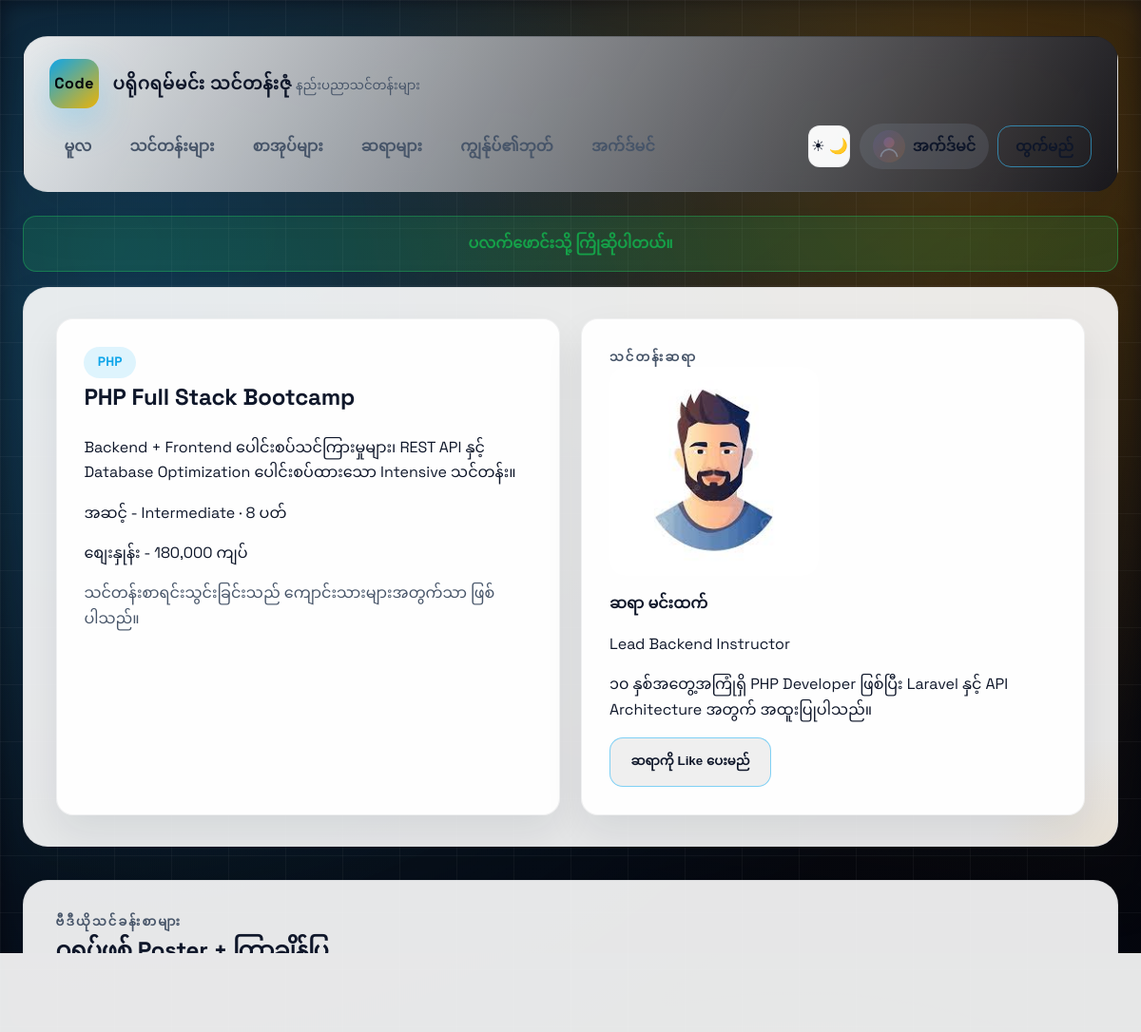
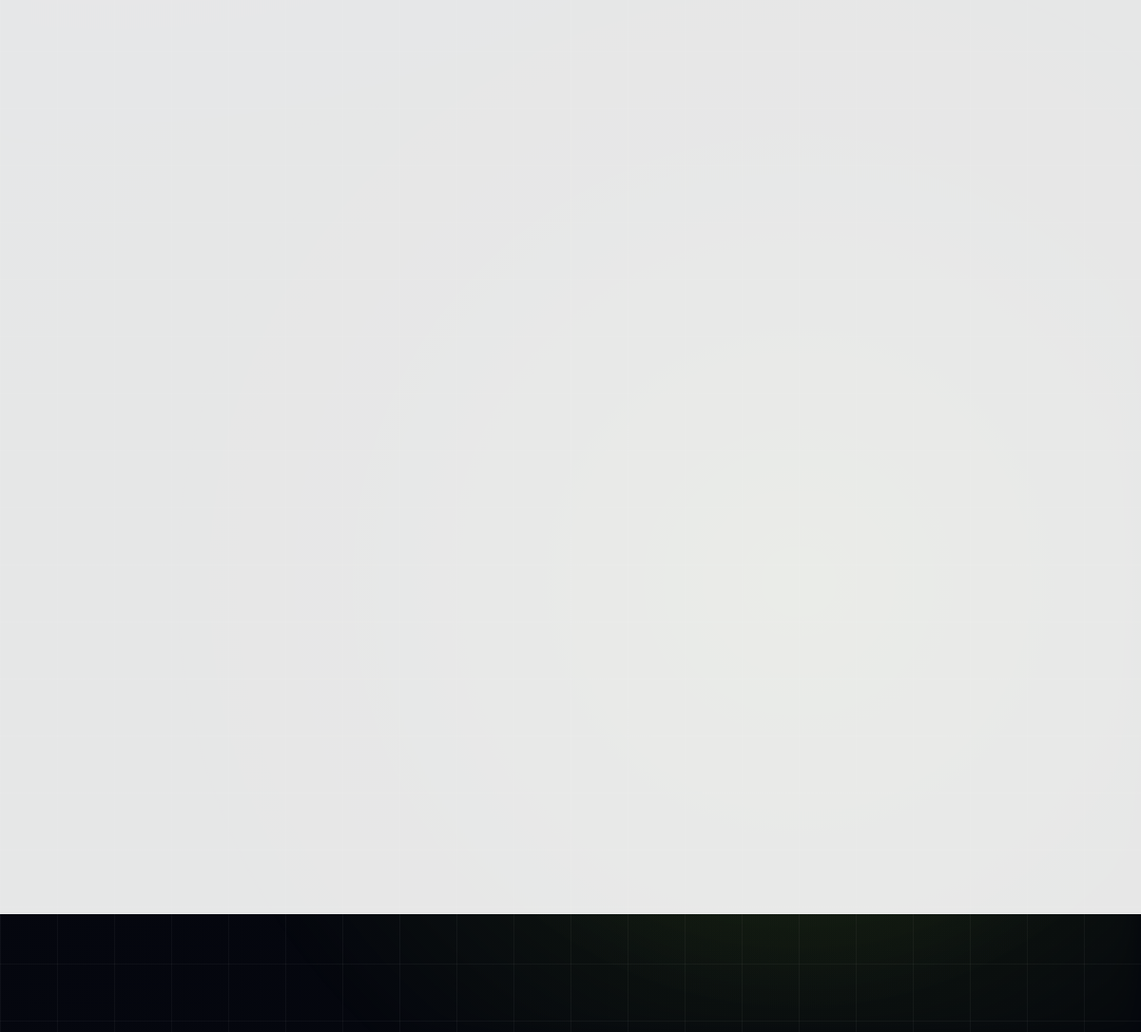
The app's page /course.php?id=1 (signed in) with its own data (2 pictures, top to bottom).
### tables this page shows
CREATE TABLE IF NOT EXISTS users (
    id INT AUTO_INCREMENT PRIMARY KEY,
    name VARCHAR(120) NOT NULL,
    email VARCHAR(160) NOT NULL UNIQUE,
    password_hash VARCHAR(255) NOT NULL,
    avatar_path VARCHAR(255) DEFAULT NULL,
    role ENUM('student', 'instructor', 'admin') NOT NULL DEFAULT 'student',
    created_at TIMESTAMP DEFAULT CURRENT_TIMESTAMP
);

CREATE TABLE IF NOT EXISTS courses (
    id INT AUTO_INCREMENT PRIMARY KEY,
    instructor_id INT NULL,
    language VARCHAR(80) NOT NULL,
    title VARCHAR(180) NOT NULL,
    description TEXT,
    level VARCHAR(50) DEFAULT 'Beginner',
    duration_weeks INT DEFAULT 6,
    price INT DEFAULT 0,
    created_at TIMESTAMP DEFAULT CURRENT_TIMESTAMP,
    FOREIGN KEY (instructor_id) REFERENCES instructors(id) ON DELETE SET NULL
);

CREATE TABLE IF NOT EXISTS instructors (
    id INT AUTO_INCREMENT PRIMARY KEY,
    user_id INT NULL,
    display_name VARCHAR(150) NOT NULL,
    primary_language VARCHAR(80) NOT NULL,
    title VARCHAR(160),
    bio TEXT,
    annual_income INT DEFAULT 0,
    photo_url VARCHAR(255),
    created_at TIMESTAMP DEFAULT CURRENT_TIMESTAMP,
    FOREIGN KEY (user_id) REFERENCES users(id) ON DELETE SET NULL
);

### includes/functions.php (called while the page is built, shortened)
<?php
function current_user(PDO $pdo): ?array
{
    static $cachedUser = null;
    if ($cachedUser && $cachedUser['id'] === $_SESSION['user_id']) {
        return $cachedUser;
    }
    $stmt = $pdo->prepare('SELECT * FROM users WHERE id = ? LIMIT 1');
    $stmt->execute([$_SESSION['user_id']]);
    $cachedUser = $stmt->fetch() ?: null;
    return $cachedUser;
}
function is_admin(PDO $pdo): bool
{
    $user = current_user($pdo);
    return $user && $user['role'] === 'admin';
}
function is_student(PDO $pdo): bool
{
    $user = current_user($pdo);
    return $user && $user['role'] === 'student';
}
function avatar_url(?array $user): string
{
    return 'assets/images/avatar-placeholder.svg';
}
function h(string $text): string
{
    return htmlspecialchars($text, ENT_QUOTES, 'UTF-8');
}
function get_flash(string $key): ?string
{
    if (!empty($_SESSION['flash'][$key])) {
        $message = $_SESSION['flash'][$key];
        return $message;
    }
    return null;
}
function format_currency(int $amount): string
{
    return number_format($amount, 0, '.', ',') . ' ကျပ်';
}

### course.php (the view, shortened to what this page needs)
<?php
require __DIR__ . '/includes/functions.php';
$courseId = (int)($_GET['id'] ?? 0);
$courseStmt = $pdo->prepare('
    SELECT c.*, i.display_name, i.title AS instructor_title, i.bio, i.photo_url, u.avatar_path
    FROM courses c
    LEFT JOIN instructors i ON c.instructor_id = i.id
    LEFT JOIN users u ON u.id = i.user_id
    WHERE c.id = ?
');
$courseStmt->execute([$courseId]);
$course = $courseStmt->fetch();
$currentUser = current_user($pdo);
$enrollment = null;
$payment = null;
if ($currentUser) {
    $enrollStmt = $pdo->prepare('SELECT * FROM enrollments WHERE course_id = ? AND user_id = ? LIMIT 1');
    $enrollStmt->execute([$courseId, $currentUser['id']]);
    $enrollment = $enrollStmt->fetch();
}
require __DIR__ . '/partials/header.php';
?>
<section class="section">
    <div class="two-column">
        <div class="box reveal">
            <span class="tag"><?= h($course['language']); ?></span>
            <h1><?= h($course['title']); ?></h1>
            <p><?= nl2br(h($course['description'])); ?></p>
            <p>အဆင့် - <?= h($course['level']); ?> · <?= h($course['duration_weeks']); ?> ပတ်</p>
            <p>စျေးနှုန်း - <?= format_currency((int) $course['price']); ?></p>
                <?php if ($currentUser): ?>
                    <?php if ($enrollment && $enrollment['status'] === 'approved'): ?>
                        <p>သင်တန်းအခြေအနေ -
                            <span class="status-pill status-<?= h($enrollment['status']); ?>">
                                <?= h(enrollment_label($enrollment['status'])); ?>
                            </span>
                        </p>
                        <?php if ($payment): ?>
                            <div class="payment-summary">
                                <div>
                                    <small class="muted-text">ငွေပေးချေမှု</small>
                                    <p><strong><?= h($payment['account_name']); ?></strong> · <?= h($payment['account_number']); ?></p>
                                    <p class="muted-text">နောက်ဆုံး၆လုံး - <?= h($payment['transaction_last6']); ?></p>
                                </div>
                                <div class="slip-preview">
                                    <img src="<?= h($payment['slip_path']); ?>" alt="Payment slip">
                                </div>
                            </div>
                        <?php endif; ?>
                    <?php else: ?>
                        <p class="muted-text">သင်တန်းစာရင်းသွင်းခြင်းသည် ကျောင်းသားများအတွက်သာ ဖြစ်ပါသည်။</p>
                    <?php endif; ?>
                <?php else: ?>
                    <p>လောလောဆယ် ဗီဒီယို ၂ ခုသာ ကြည့်ရှုနိုင်ပါသေးသည်။ <a href="register.php">စာရင်းသွင်းပါ</a></p>
                <?php endif; ?>
        </div>
        <div class="box reveal">
            <div class="eyebrow">သင်တန်းဆရာ</div>
            <?php
            $instructorPhoto = $course['avatar_path'] ?: ($course['photo_url'] ?? '');
            ?>
            <?php if (!empty($instructorPhoto)): ?>
                <img src="<?= h($instructorPhoto); ?>" alt="<?= h($course['display_name'] ?? 'Instructor'); ?>" style="width:100%;max-width:220px;border-radius:1rem;object-fit:cover;">
            <?php endif; ?>
            <p><strong><?= h($course['display_name'] ?? 'မသတ်မှတ်ရ'); ?></strong></p>
            <p><?= h($course['instructor_title'] ?? 'Senior Instructor'); ?></p>
            <p><?= nl2br(h($course['bio'] ?? 'အချက်အလက်များကို အက်ဒ်မင်မှ ထည့်ပါ။')); ?></p>
            <?php if ($currentUser && $course['instructor_id']): ?>
                <form method="post" action="actions/like_instructor.php">
                    <button class="btn-ghost" type="submit">ဆရာကို Like ပေးမည်</button>
                </form>
            <?php else: ?>
                <p>ဆရာ၏ ပရိုဖိုင်ကို <a href="instructors.php">ဒီနေရာ</a>တွင်ကြည့်ပါ။</p>
            <?php endif; ?>
        </div>
    </div>
</section>
<section class="section">
    <div class="eyebrow">ဗီဒီယိုသင်ခန်းစာများ</div>
    <h2>ဂရပ်ဖစ် Poster + ကြာချိန်ပြ</h2>
    <div class="cards">
    </div>
</section>
<?php require __DIR__ . '/partials/footer.php'; ?>

### partials/header.php (shortened to what this page needs)
<?php
require_once __DIR__ . '/../includes/functions.php';
$currentUser = current_user($pdo);
$flashSuccess = get_flash('success');
?>
<!DOCTYPE html>
<html lang="my">
<head>
    <link rel="stylesheet" href="assets/css/style.css?v=3">
</head>
<body data-theme="dark">
<div class="site-shell">
    <header class="site-header">
        <a class="brand" href="index.php">
            <span class="brand-badge">Code</span>
            <div class="brand-meta">
                <strong><?= APP_TITLE; ?></strong>
                <small>နည်းပညာသင်တန်းများ</small>
            </div>
        </a>
        <nav class="main-nav">
            <div class="nav-links">
                <a href="index.php"<?= basename($_SERVER['PHP_SELF']) === 'index.php' ? ' class="active"' : ''; ?>>မူလ</a>
                <a href="courses.php"<?= basename($_SERVER['PHP_SELF']) === 'courses.php' ? ' class="active"' : ''; ?>>သင်တန်းများ</a>
                <a href="books.php"<?= basename($_SERVER['PHP_SELF']) === 'books.php' ? ' class="active"' : ''; ?>>စာအုပ်များ</a>
                <a href="instructors.php"<?= basename($_SERVER['PHP_SELF']) === 'instructors.php' ? ' class="active"' : ''; ?>>ဆရာများ</a>
                <?php if ($currentUser): ?>
                    <a href="dashboard.php"<?= basename($_SERVER['PHP_SELF']) === 'dashboard.php' ? ' class="active"' : ''; ?>>ကျွန်ုပ်၏ဘုတ်</a>
                    <?php if (is_admin($pdo)): ?>
                        <a href="admin.php"<?= basename($_SERVER['PHP_SELF']) === 'admin.php' ? ' class="active"' : ''; ?>>အက်ဒ်မင်</a>
                    <?php endif; ?>
                <?php endif; ?>
            </div>
            <div class="nav-actions">
                <button class="theme-toggle" type="button" id="themeToggle" aria-label="Toggle theme">
                    <span class="sun">☀</span><span class="moon">🌙</span>
                </button>
                <?php if ($currentUser): ?>
                    <a class="avatar-chip" href="dashboard.php">
                        <img src="<?= avatar_url($currentUser); ?>" alt="<?= h($currentUser['name']); ?>">
                        <span><?= h($currentUser['name']); ?></span>
                    </a>
                    <a href="logout.php" class="btn-ghost btn-small">ထွက်မည်</a>
                <?php else: ?>
                    <a href="register.php" class="btn btn-small">စာရင်းသွင်း</a>
                    <a href="login.php" class="btn-ghost btn-small">လော့ဂ်အင်</a>
                <?php endif; ?>
            </div>
        </nav>
    </header>
    <?php if ($flashSuccess): ?>
        <div class="flash flash-success"><?= h($flashSuccess); ?></div>
    <?php endif; ?>
    <main class="site-main">

### partials/footer.php (shortened to what this page needs)
    </main>
    <footer class="site-footer">
        <div>
            <p>© <?= date('Y'); ?> <?= APP_TITLE; ?> · Let's code.</p>
            <p class="footer-meta">သင်တန်း၊ စာအုပ်၊ ဗီဒီယိုများအားလုံးအတွက် credit ပေးပါသည်။</p>
        </div>
        <div class="footer-actions">
            <a href="kaunghtetswe781@gmail.com">kaunghtetswe781@gmail.com</a>
            <span>+95 9 446 718 808</span>
        </div>
    </footer>
</div>
</body>
</html>

### records on screen
users: name "အက်ဒ်မင်"
courses: language "PHP", title "PHP Full Stack Bootcamp", description "Backend + Frontend ပေါင်းစပ်သင်ကြားမှုများ၊ REST API နှင့် Database Optimization ပေါင်းစပ်ထားသော Intensive သင်တန်း။", level "Intermediate", duration_weeks "8", price "180,000 ကျပ်", instructor.photo_url (picture), instructor.display_name "ဆရာ မင်းထက်", instructor.title "Lead Backend Instructor", instructor.bio "၁၀ နှစ်အတွေ့အကြုံရှိ PHP Developer ဖြစ်ပြီး Laravel နှင့် API Architecture အတွက် အထူးပြုပါသည်။"

### other values on screen
APP_TITLE "ပရိုဂရမ်မင်း သင်တန်းဇုံ"
$flashSuccess "ပလက်ဖောင်းသို့ ကြိုဆိုပါတယ်။"
